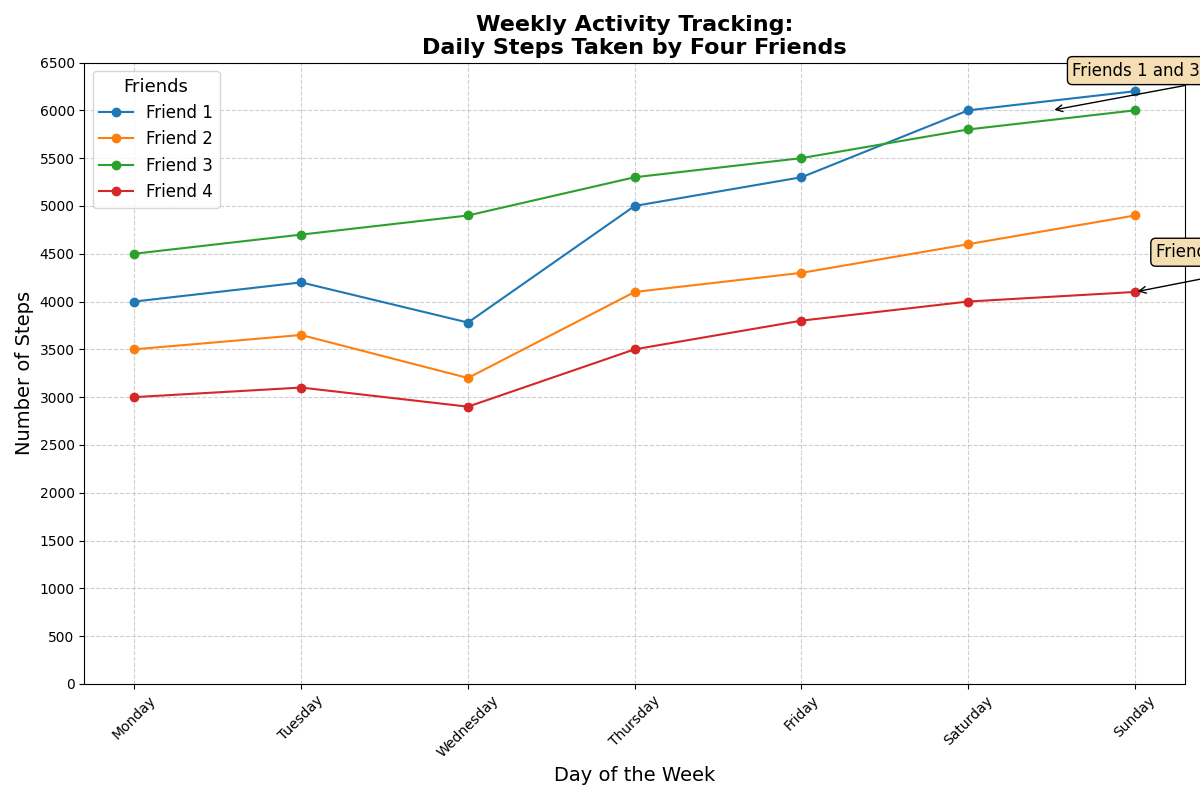

The script that drew this image:
import matplotlib.pyplot as plt
import numpy as np

# Backstory: Tracking the number of steps taken by four friends over a week to explore their daily activity levels.

# Define the days of the week
days = ["Monday", "Tuesday", "Wednesday", "Thursday", "Friday", "Saturday", "Sunday"]

# Steps walked each day by each of the four friends (artificial data)
steps_friend_1 = [4000, 4200, 3780, 5000, 5300, 6000, 6200]
steps_friend_2 = [3500, 3650, 3200, 4100, 4300, 4600, 4900]
steps_friend_3 = [4500, 4700, 4900, 5300, 5500, 5800, 6000]
steps_friend_4 = [3000, 3100, 2900, 3500, 3800, 4000, 4100]

# Convert steps data to numpy arrays for easier processing
steps_data = np.array([steps_friend_1, steps_friend_2, steps_friend_3, steps_friend_4])

# Initialize the plot
fig, ax = plt.subplots(figsize=(12, 8))

# Plotting the data
for i, steps in enumerate(steps_data):
    ax.plot(days, steps, marker='o', linestyle='-', label=f'Friend {i + 1}')

# Title and labels
ax.set_title("Weekly Activity Tracking:\nDaily Steps Taken by Four Friends", fontsize=16, fontweight='bold')
ax.set_xlabel("Day of the Week", fontsize=14)
ax.set_ylabel("Number of Steps", fontsize=14)

# Adding a legend
ax.legend(title="Friends", loc='upper left', fontsize=12, title_fontsize='13')

# Customizing the grid, ticks, and layout for better readability
ax.grid(True, linestyle='--', alpha=0.6)
ax.set_xticks(days)
ax.set_yticks(range(0, 7000, 500))
plt.xticks(rotation=45)
plt.tight_layout()

# Adding annotations to highlight key observations
annotations = [
    ("Friends 1 and 3 were most active on Saturday.", 5.5, 6000),
    ("Friend 4's activity level increased gradually.", 6, 4100)
]
for text, x, y in annotations:
    ax.annotate(text, (x, y), xytext=(15, 25), textcoords='offset points',
                arrowprops=dict(arrowstyle="->", color='black'), fontsize=12, bbox=dict(boxstyle="round,pad=0.3", edgecolor="black", facecolor="wheat"))

# Show plot
plt.show()
